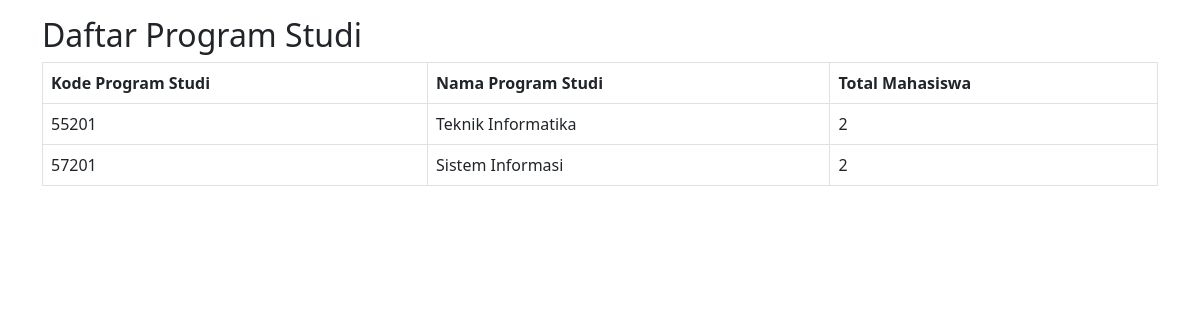
Page /daftarprodi.php on the earlier database version.
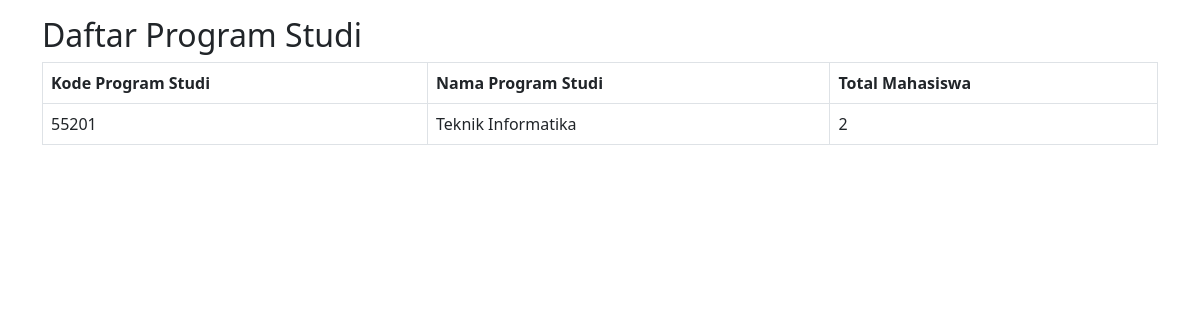
Same page on the later database version.
### tables this page shows
CREATE TABLE `prodi` (
  `kodeprodi` char(5) NOT NULL,
  `namaprodi` varchar(20) NOT NULL
);

### daftarprodi.php (the view, shortened to what this page needs)
<!DOCTYPE html>
<html lang="en">
<head>
  <link href="https://cdn.jsdelivr.net/npm/bootstrap@5.2.3/dist/css/bootstrap.min.css" rel="stylesheet">
</head>
<body onload="print()">
<div class="container mt-3">
<h2>Daftar Program Studi</h2>
<table class="table table-bordered">
    <thead>
      <tr>
        <th>Kode Program Studi</th>
        <th>Nama Program Studi</th>
        <th>Total Mahasiswa</th>
      </tr>
    </thead>
    <tbody>
<?php
 $kon=mysqli_connect("localhost","root","","aplikasisampel1");
 $sql="select * from prodi";
 $q=mysqli_query($kon,$sql);
 $r=mysqli_fetch_array($q);
 do {
?>
      <tr>
        <td><?php echo $r['kodeprodi'];?></td>
        <td><?php echo $r['namaprodi'];?></td>
        <td>
		<?php
		 $sqlm="select count(npm) as jumlah from mahasiswa where kodeprodi='".$r['kodeprodi']."'";
		 $qm=mysqli_query($kon,$sqlm);
		 $rm=mysqli_fetch_array($qm);
		 if (!empty($rm)) echo $rm['jumlah'];
		?>
		</td>
      </tr>
<?php
 } while ($r=mysqli_fetch_array($q));
?>
    </tbody>
</table>
</div>
</body>
</html>

Differences in the rows shown:
removed prodi: kodeprodi "57201", namaprodi "Sistem Informasi", jumlah "2"
